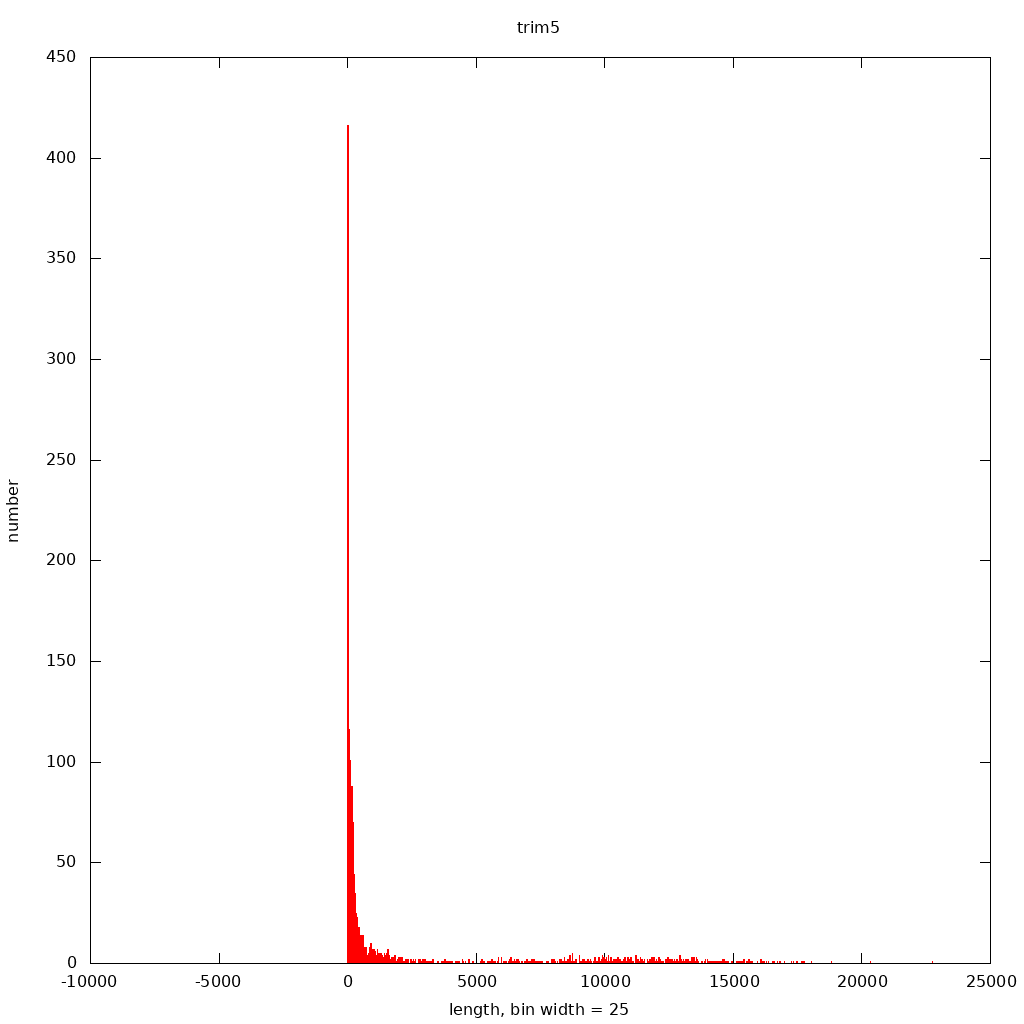

gnuplot code for this plot:
set title 'trim5'
set xlabel 'length, bin width = 25'
set ylabel 'number'

binwidth=25
set boxwidth binwidth
bin(x,width) = width*floor(x/width) + binwidth/2.0

set terminal png size 1024,1024
set output './lferriphilum.1.trimReads.trim5.png'
plot [] [0:] './lferriphilum.1.trimReads.trim5.dat' using (bin($1,binwidth)):(1.0) smooth freq with boxes title ''
